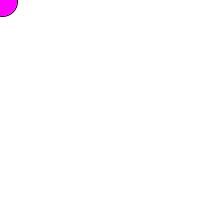
Frame 1 (no input)
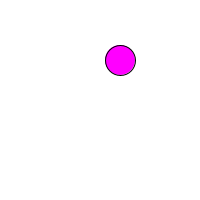
Frame 60 (the mouse pressed at the canvas centre just before this capture)
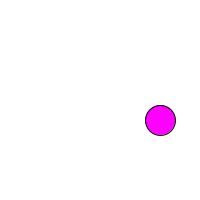
Frame 120 (the mouse held since frame 60 and released just before this capture)

The Processing sketch that drew these frames (run headless with seeded random() and noise(); from frame 60 on, the mouse is pressed at the canvas centre):

// Processing sketch: bouncingcircle
// ── bouncingcircle.pde
float y = 0;
float x = 0;
float speedy = 1;
float speedx = 2;

void setup(){
  size (200,200);
  smooth();
}

void draw() {
  background (255);
  
  if ((y <0) || (y > height)){
    speedy = speedy * -1.1;
  }
  if ((x <0) || (x > width)){
    speedx = speedx * -1.1;
  }
  
  
  y = y + speedy;
  x = x + speedx;
  fill (255,0,255);
  ellipse (x,y,30,30);
}
